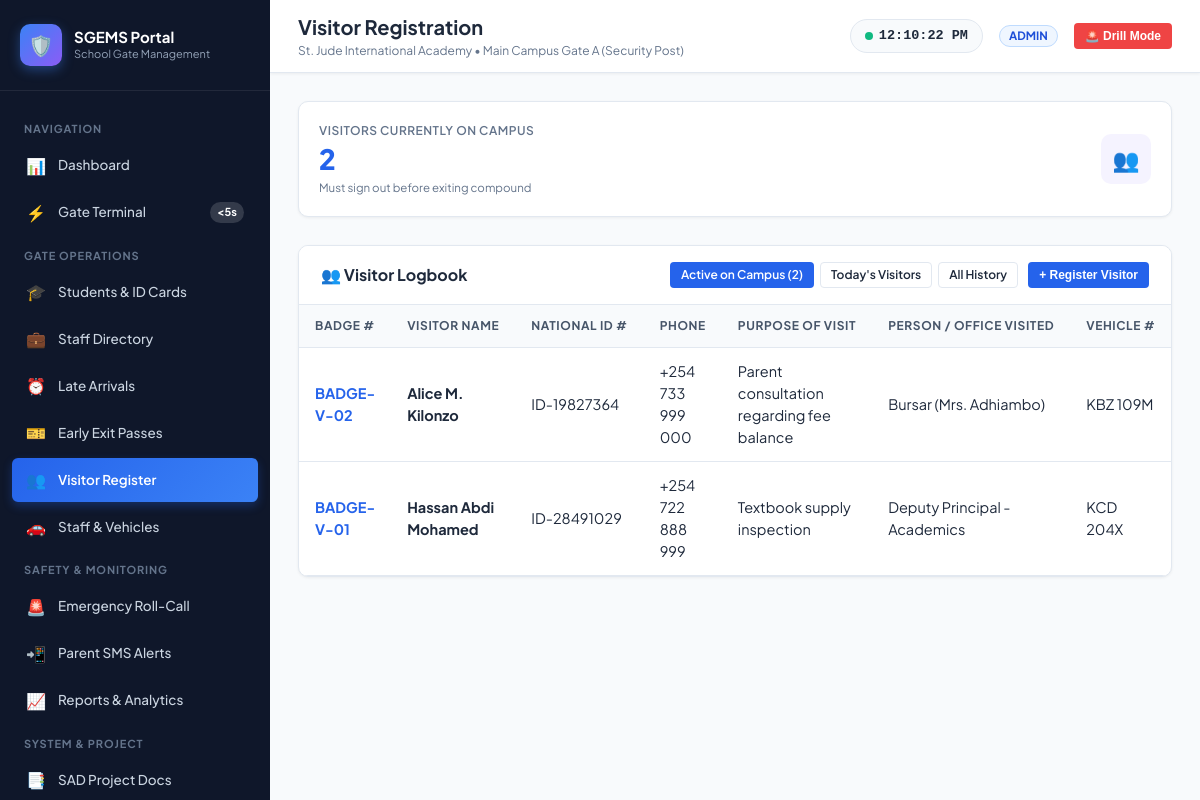
Page /pages/visitors.php (signed in) on the committed database.
### tables this page shows
CREATE TABLE `system_settings` (
  `setting_key` VARCHAR(50) NOT NULL,
  `setting_value` TEXT NOT NULL,
  `description` VARCHAR(255) DEFAULT NULL,
  PRIMARY KEY (`setting_key`)
);

CREATE TABLE `visitors` (
  `id` INT AUTO_INCREMENT PRIMARY KEY,
  `full_name` VARCHAR(100) NOT NULL,
  `national_id` VARCHAR(50) NOT NULL,
  `phone` VARCHAR(30) NOT NULL,
  `purpose` VARCHAR(255) NOT NULL,
  `person_to_visit` VARCHAR(100) NOT NULL,
  `badge_number` VARCHAR(30) NOT NULL,
  `vehicle_number` VARCHAR(30) DEFAULT NULL,
  `time_in` DATETIME NOT NULL,
  `time_out` DATETIME DEFAULT NULL,
  `status` ENUM('on_campus', 'off_campus') NOT NULL DEFAULT 'on_campus',
  `guard_id` INT DEFAULT NULL,
  `created_at` TIMESTAMP DEFAULT CURRENT_TIMESTAMP,
  INDEX `idx_visitors_status` (`status`),
  INDEX `idx_visitors_badge` (`badge_number`)
);

### config/db.php (called while the page is built, shortened)
<?php
function get_db_connection() {
    static $pdo = null;
    if ($pdo === null) {
        $dsn = "mysql:host=" . DB_HOST . ";port=" . DB_PORT . ";dbname=" . DB_NAME . ";charset=utf8mb4";
        $options = [
            PDO::ATTR_ERRMODE            => PDO::ERRMODE_EXCEPTION,
            PDO::ATTR_DEFAULT_FETCH_MODE => PDO::FETCH_ASSOC,
            PDO::ATTR_EMULATE_PREPARES   => false,
        ];
        try {
            $pdo = new PDO($dsn, DB_USER, DB_PASS, $options);
        } catch (PDOException $e) {
            die("Database connection failed: " . htmlspecialchars($e->getMessage()));
        }
    }
    return $pdo;
}
function get_setting($key, $default = '') {
    try {
        $pdo = get_db_connection();
        $stmt = $pdo->prepare("SELECT setting_value FROM system_settings WHERE setting_key = ? LIMIT 1");
        $stmt->execute([$key]);
        $row = $stmt->fetch();
        return $row ? $row['setting_value'] : $default;
    } catch (Exception $e) {
        return $default;
    }
}
function is_logged_in() {
    return isset($_SESSION['user_id']) && !empty($_SESSION['user_id']);
}
function has_role(...$roles) {
    return in_array($_SESSION['role'], $roles);
}

### pages/visitors.php (the view, shortened to what this page needs)
<?php
$pageTitle = 'Visitor Registration';
require_once __DIR__ . '/../includes/header.php';
$pdo = get_db_connection();
$filter = $_GET['filter'] ?? 'active';
$sql = "SELECT v.*, u.full_name as guard_name FROM visitors v LEFT JOIN users u ON v.guard_id = u.id ";
if ($filter === 'active') {
    $sql .= " WHERE v.status = 'on_campus' ";
} elseif ($filter === 'today') {
    $sql .= " WHERE DATE(v.time_in) = CURDATE() ";
}
$sql .= " ORDER BY v.id DESC";
$visitors = $pdo->query($sql)->fetchAll();
$activeCount = $pdo->query("SELECT COUNT(*) FROM visitors WHERE status = 'on_campus'")->fetchColumn();
?>
<div class="metrics-grid">
  <div class="metric-card">
    <div class="metric-info">
      <div class="label">Visitors Currently On Campus</div>
      <div class="value" style="color: #2563eb;"><?php echo $activeCount; ?></div>
      <div class="subtext">Must sign out before exiting compound</div>
    </div>
    <div class="metric-icon-wrap accent">👥</div>
  </div>
</div>
<div class="card">
  <div class="card-header">
    <div class="card-title">
      <span>👥 Visitor Logbook</span>
    </div>
    <div style="display:flex; gap:10px; align-items:center;">
      <div style="display:flex; gap:6px;">
        <a href="?filter=active" class="btn btn-sm <?php echo $filter === 'active' ? 'btn-primary' : 'btn-outline'; ?>">Active on Campus (<?php echo $activeCount; ?>)</a>
        <a href="?filter=today" class="btn btn-sm <?php echo $filter === 'today' ? 'btn-primary' : 'btn-outline'; ?>">Today's Visitors</a>
        <a href="?filter=all" class="btn btn-sm <?php echo $filter === 'all' ? 'btn-primary' : 'btn-outline'; ?>">All History</a>
      </div>
      <button class="btn btn-primary btn-sm" onclick="openModal('registerVisitorModal')">+ Register Visitor</button>
    </div>
  </div>
  <div class="table-responsive">
    <table class="data-table" id="visitorsTable">
      <thead>
        <tr>
          <th>Badge #</th>
          <th>Visitor Name</th>
          <th>National ID #</th>
          <th>Phone</th>
          <th>Purpose of Visit</th>
          <th>Person / Office Visited</th>
          <th>Vehicle #</th>
        </tr>
      </thead>
      <tbody>
        <?php if (empty($visitors)): ?>
        <tr>
          <td colspan="11" style="text-align:center; padding:30px; color:var(--text-muted);">
            No visitors found for this filter.
          </td>
        </tr>
        <?php else: ?>
          <?php foreach ($visitors as $v): ?>
          <tr>
            <td><strong style="color:var(--primary);"><?php echo htmlspecialchars($v['badge_number']); ?></strong></td>
            <td><strong><?php echo htmlspecialchars($v['full_name']); ?></strong></td>
            <td><?php echo htmlspecialchars($v['national_id']); ?></td>
            <td><?php echo htmlspecialchars($v['phone']); ?></td>
            <td><?php echo htmlspecialchars($v['purpose']); ?></td>
            <td><?php echo htmlspecialchars($v['person_to_visit']); ?></td>
            <td><?php echo htmlspecialchars($v['vehicle_number'] ?: '-'); ?></td>
          </tr>
          <?php endforeach; ?>
        <?php endif; ?>
      </tbody>
    </table>
  </div>
</div>
<?php require_once __DIR__ . '/../includes/footer.php'; ?>

### includes/header.php (shortened to what this page needs)
<?php
require_once __DIR__ . '/../config/db.php';
$pageTitle = $pageTitle ?? 'Dashboard';
$schoolName = get_setting('school_name', 'St. Jude International Academy');
$isEmergency = (get_setting('emergency_mode', '0') === '1');
?>
<!DOCTYPE html>
<html lang="en">
<head>
  <link rel="stylesheet" href="<?php echo BASE_URL; ?>assets/css/style.css">
  <link rel="stylesheet" href="<?php echo BASE_URL; ?>assets/css/print.css" media="print">
</head>
<body>
<div class="app-layout">
  <?php include __DIR__ . '/nav.php'; ?>
  <div class="app-main">
    <header class="app-topbar">
      <div class="topbar-left">
        <div class="page-title-wrap">
          <h1><?php echo htmlspecialchars($pageTitle); ?></h1>
          <p><?php echo htmlspecialchars($schoolName); ?> &bull; <?php echo htmlspecialchars(get_setting('gate_name', 'Main Gate')); ?></p>
        </div>
      </div>
      <div class="topbar-right">
        <div class="live-clock-pill">
          <span class="live-pulse"></span>
          <span id="liveClockText">--:--:--</span>
        </div>
        <div style="display:flex; align-items:center; gap:8px;">
          <span class="badge badge-approved" style="text-transform:uppercase; font-weight:700;">
            <?php echo htmlspecialchars($_SESSION['role'] ?? 'guest'); ?>
          </span>
        </div>
        <?php if (!$isEmergency && has_role('admin', 'principal', 'guard')): ?>
        <button class="btn btn-danger btn-sm" onclick="startEmergencyDrill()">
          🚨 Drill Mode
        </button>
        <?php endif; ?>
      </div>
    </header>
    <main class="content-body">

### rows in the picture
system_settings: setting_value "St. Jude International Academy"
system_settings: setting_value "Main Campus Gate A (Security Post)"
visitors: badge_number "BADGE-V-02", full_name "Alice M. Kilonzo", national "ID-19827364", phone "+254 733 999 000", purpose "Parent consultation regarding fee balance", person_to_visit "Bursar (Mrs. Adhiambo)", vehicle_number "KBZ 109M"
visitors: badge_number "BADGE-V-01", full_name "Hassan Abdi Mohamed", national "ID-28491029", phone "+254 722 888 999", purpose "Textbook supply inspection", person_to_visit "Deputy Principal - Academics", vehicle_number "KCD 204X"

### other values in the picture
$pageTitle "Visitor Registration"
$_SESSION['role'] "ADMIN"
$activeCount "2"
